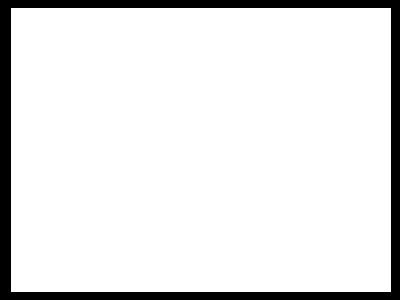
#> input picture Image Drowing Function/white.jpg, 400 x 300 px, found by its file name
$ python circle_drow.py
#> lines starting #> are read from the running program, lines starting #| are printed output that depends on the picture
import cv2

image = cv2.imread("Image Drowing Function\\white.jpg")
#> image is the input picture: shape (300, 400, 3); min 0, max 255, mean 229.3

if image is None:
    print("Image is not found")
else:
    print("Image loaded successfully")
    pt1 = (200,150)


    color = (255,0,0)
    thickness = -1

    cv2.circle(image, pt1, 100, color, thickness)
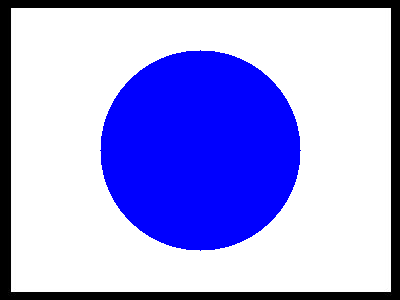
#> image: shape (300, 400, 3); mean B, G, R 229.3, 162.5, 162.5

    cv2.imshow("circle drowing",image)
    cv2.waitKey(0)
    cv2.destroyAllWindows()
